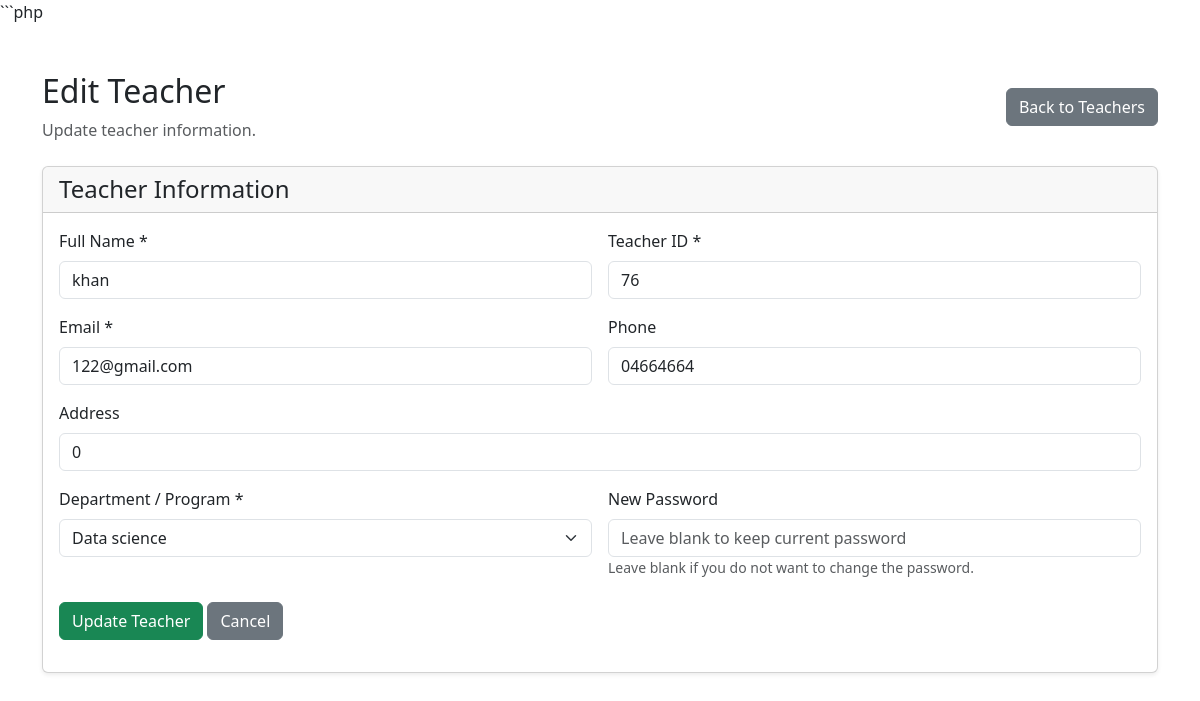
/admin/edit_teacher.php?id=24 (signed in), run on the app's committed database.
### tables this page shows
CREATE TABLE `users` (
  `id` int(11) NOT NULL,
  `full_name` varchar(100) NOT NULL,
  `email` varchar(100) NOT NULL,
  `phone` varchar(30) DEFAULT NULL,
  `address` varchar(255) DEFAULT NULL,
  `student_id` varchar(50) DEFAULT NULL,
  `teacher_id` varchar(50) DEFAULT NULL,
  `semester` int(11) DEFAULT NULL,
  `department_id` int(11) DEFAULT NULL,
  `password` varchar(255) NOT NULL,
  `role` enum('student','teacher','admin') NOT NULL DEFAULT 'student',
  `created_at` timestamp NOT NULL DEFAULT current_timestamp()
);

CREATE TABLE `departments` (
  `id` int(11) NOT NULL,
  `name` varchar(100) NOT NULL,
  `description` text DEFAULT NULL,
  `created_at` timestamp NOT NULL DEFAULT current_timestamp()
);

### admin/edit_teacher.php (the view, shortened to what this page needs)
<?php
include "../includes/db.php";
$id = intval($_GET['id']);
$stmt = mysqli_prepare(
    $conn,
    "SELECT
        id,
        full_name,
        email,
        phone,
        address,
        teacher_id,
        department_id
     FROM users
     WHERE id = ?
     AND role = 'teacher'
     LIMIT 1"
);
mysqli_stmt_bind_param($stmt, "i", $id);
mysqli_stmt_execute($stmt);
$result = mysqli_stmt_get_result($stmt);
$teacher = mysqli_fetch_assoc($result);
$departments = mysqli_query(
    $conn,
    "SELECT id, name
     FROM departments
     ORDER BY name ASC"
);
?>
<!DOCTYPE html>
<html lang="en">
<head>
    <link
        href="https://cdn.jsdelivr.net/npm/bootstrap@5.3.3/dist/css/bootstrap.min.css"
        rel="stylesheet"
    >
</head>
<body>
<div class="container py-5">
    <div class="d-flex justify-content-between align-items-center mb-4">
        <div>
            <h2>Edit Teacher</h2>
            <p class="text-muted mb-0">
                Update teacher information.
            </p>
        </div>
        <a
            href="teachers.php"
            class="btn btn-secondary"
        >
            Back to Teachers
        </a>
    </div>
    <div class="card shadow-sm">
        <div class="card-header">
            <h4 class="mb-0">
                Teacher Information
            </h4>
        </div>
        <div class="card-body">
            <form method="POST">
                <div class="row g-3">
                    <div class="col-md-6">
                        <label class="form-label">
                            Full Name *
                        </label>
                        <input
                            type="text"
                            name="full_name"
                            class="form-control"
                            value="<?php echo htmlspecialchars($teacher['full_name']); ?>"
                            required
                        >
                    </div>
                    <div class="col-md-6">
                        <label class="form-label">
                            Teacher ID *
                        </label>
                        <input
                            type="text"
                            name="teacher_id"
                            class="form-control"
                            value="<?php echo htmlspecialchars($teacher['teacher_id'] ?? ''); ?>"
                            required
                        >
                    </div>
                    <div class="col-md-6">
                        <label class="form-label">
                            Email *
                        </label>
                        <input
                            type="email"
                            name="email"
                            class="form-control"
                            value="<?php echo htmlspecialchars($teacher['email']); ?>"
                            required
                        >
                    </div>
                    <div class="col-md-6">
                        <label class="form-label">
                            Phone
                        </label>
                        <input
                            type="text"
                            name="phone"
                            class="form-control"
                            value="<?php echo htmlspecialchars($teacher['phone'] ?? ''); ?>"
                        >
                    </div>
                    <div class="col-md-12">
                        <label class="form-label">
                            Address
                        </label>
                        <input
                            type="text"
                            name="address"
                            class="form-control"
                            value="<?php echo htmlspecialchars($teacher['address'] ?? ''); ?>"
                        >
                    </div>
                    <div class="col-md-6">
                        <label class="form-label">
                            Department / Program *
                        </label>
                        <select
                            name="department_id"
                            class="form-select"
                            required
                        >
                            <?php while ($department = mysqli_fetch_assoc($departments)): ?>
                                <option
                                    value="<?php echo $department['id']; ?>"
                                    <?php
                                    if (
                                        intval($teacher['department_id']) ==
                                        intval($department['id'])
                                    ) {
                                        echo "selected";
                                    }
                                    ?>
                                >
                                    <?php
                                    echo htmlspecialchars(
                                        $department['name']
                                    );
                                    ?>
                                </option>
                            <?php endwhile; ?>
                        </select>
                    </div>
                    <div class="col-md-6">
                        <label class="form-label">
                            New Password
                        </label>
                        <input
                            type="password"
                            name="password"
                            class="form-control"
                            placeholder="Leave blank to keep current password"
                        >
                        <small class="text-muted">
                            Leave blank if you do not want to change the password.
                        </small>
                    </div>
                </div>
                <div class="mt-4">
                    <button
                        type="submit"
                        name="update_teacher"
                        class="btn btn-success"
                    >
                        Update Teacher
                    </button>
                    <a
                        href="teachers.php"
                        class="btn btn-secondary"
                    >
                        Cancel
                    </a>
                </div>
            </form>
        </div>
    </div>
</div>
</body>
</html>

### data on the page
users: full_name "khan", teacher_id "76", email "122@gmail.com", phone "04664664", address "0", department_id "Data science"
